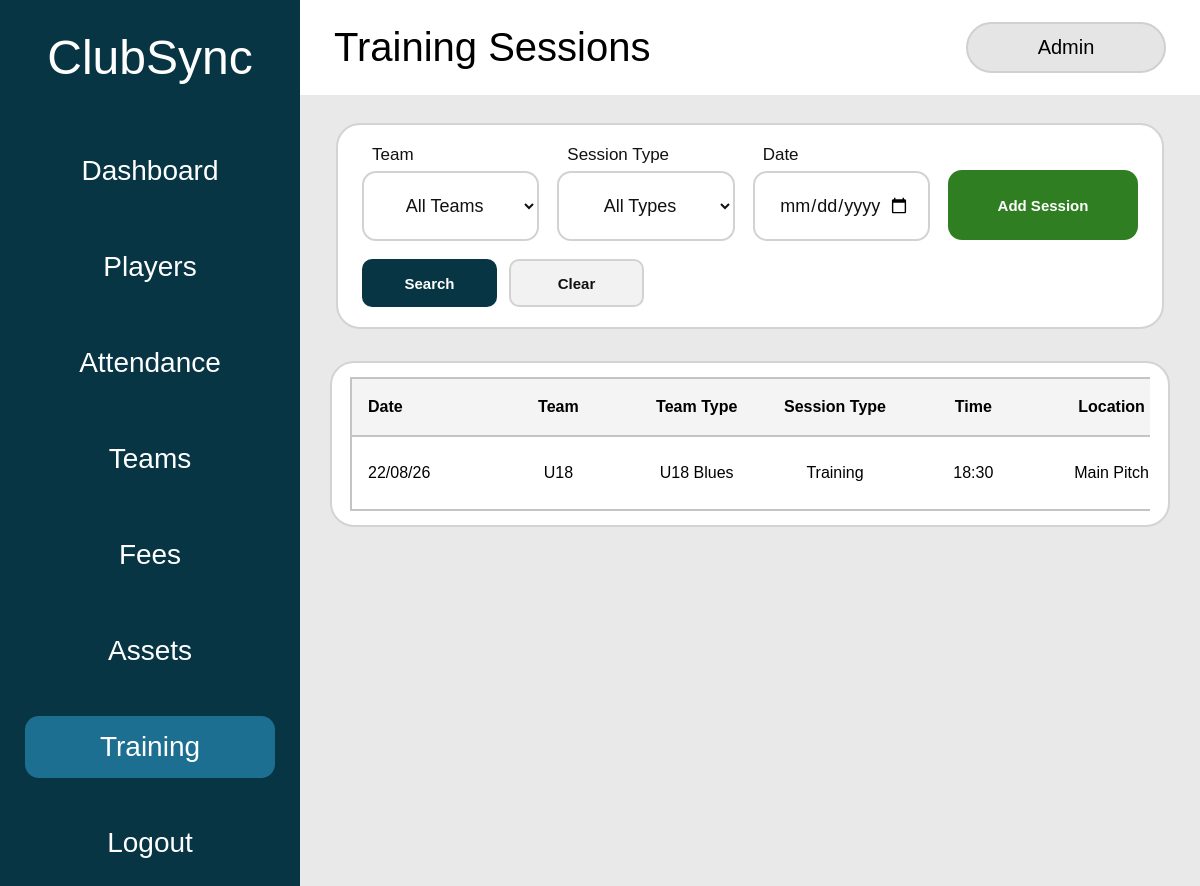
Before: /training (signed in) with the older database file.
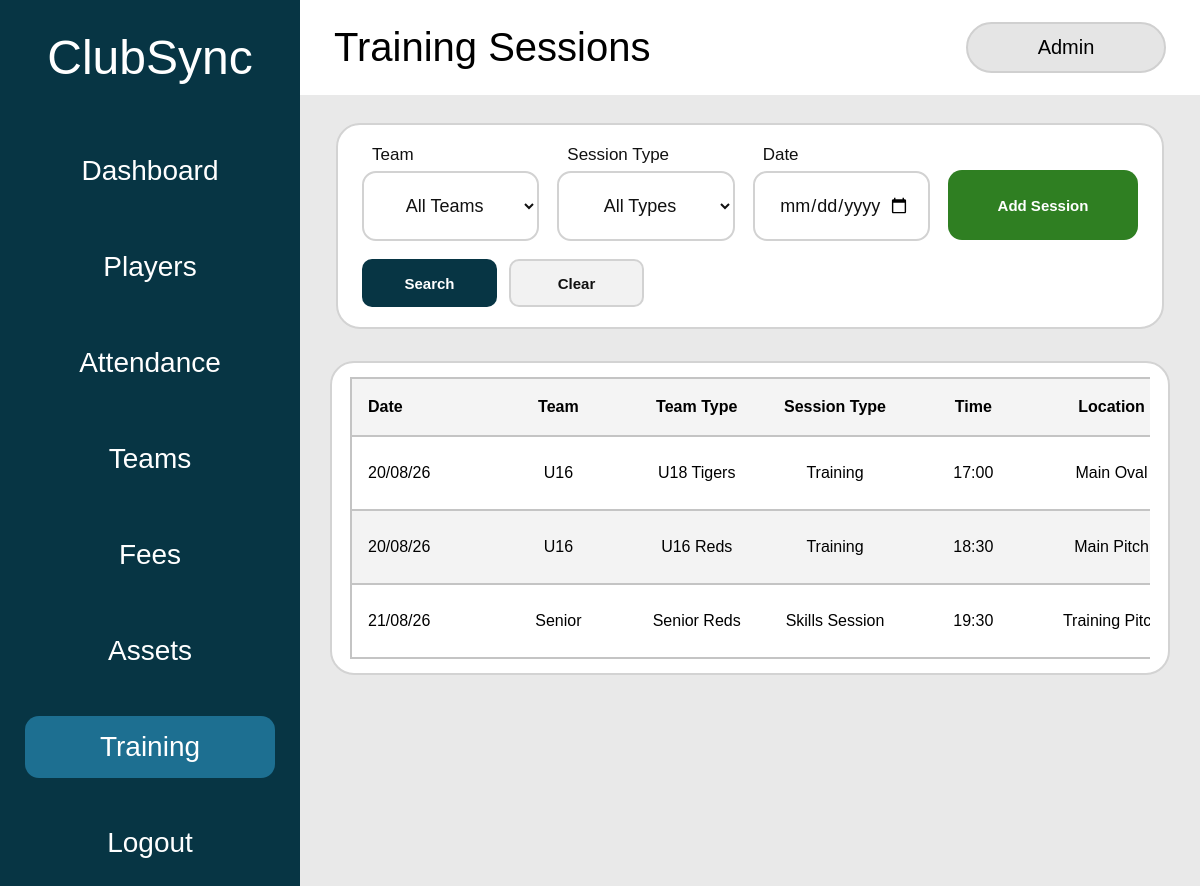
After: the same page with the newer database file.
### tables this page shows
CREATE TABLE training_sessions (
        session_id INTEGER PRIMARY KEY AUTOINCREMENT,

        session_date TEXT NOT NULL,

        team TEXT NOT NULL,

        session_type TEXT NOT NULL
            CHECK (
                session_type IN (
                    'Training',
                    'Skills Session',
                    'Fitness',
                    'Tactical'
                )
            ),

        session_time TEXT NOT NULL,

        location TEXT NOT NULL,

        coach_name TEXT NOT NULL,

        created_by_user_id INTEGER,

        created_at TEXT NOT NULL
            DEFAULT CURRENT_TIMESTAMP,

        updated_at TEXT NOT NULL
            DEFAULT CURRENT_TIMESTAMP, team_type TEXT NOT NULL DEFAULT '',

        FOREIGN KEY (created_by_user_id)
            REFERENCES users(user_id)
            ON DELETE SET NULL
    );

### app.py (the view)
@app.route("/training")
def training():
    if "role" not in session:
        return redirect(url_for("login"))
    if session["role"] == "Viewer":
        return redirect(url_for("viewer"))
    selected_team = request.args.get(
        "team",
        ""
    ).strip()
    allowed_teams = {
        "",
        "U10",
        "U12",
        "U14",
        "U16",
        "U18",
        "Senior"
    }
    if selected_team not in allowed_teams:
        selected_team = ""
    selected_session_type = request.args.get(
        "session_type",
        ""
    ).strip()
    selected_date = request.args.get(
        "training_date",
        ""
    ).strip()
    allowed_session_types = {
        "",
        "Training",
        "Skills Session",
        "Fitness",
        "Tactical"
    }
    if selected_session_type not in allowed_session_types:
        selected_session_type = ""
    if selected_date:
        try:
            date.fromisoformat(selected_date)
        except ValueError:
            selected_date = ""
    connection = get_database_connection()
    ensure_training_table(connection)
    query = """
        SELECT *
        FROM training_sessions
        WHERE 1 = 1
    """
    parameters = []
    if selected_team:
        query += """
            AND team = ?
        """
        parameters.append(selected_team)
    if selected_session_type:
        query += """
            AND session_type = ?
        """
        parameters.append(selected_session_type)
    if selected_date:
        query += """
            AND session_date = ?
        """
        parameters.append(selected_date)
    query += """
        ORDER BY
            session_date ASC,
            session_time ASC,
            team ASC
    """
    training_records = connection.execute(
        query,
        parameters
    ).fetchall()
    team_records = connection.execute("""
        SELECT DISTINCT team
        FROM players
        WHERE team IS NOT NULL
          AND TRIM(team) != ''
          AND registration_status = 'Active'
        ORDER BY team
    """).fetchall()
    connection.close()
    return render_template(
        "training.html",
        training_sessions=training_records,
        teams=team_records,
        selected_team=selected_team,
        selected_session_type=selected_session_type,
        selected_date=selected_date,
        saved=request.args.get("saved") == "1"
    )

### app.py (called while the page is built)
def get_database_connection():
    connection = sqlite3.connect("clubsync.db")
    connection.row_factory = sqlite3.Row
    connection.execute("PRAGMA foreign_keys = ON")
    return connection

### templates/training.html (shortened to what the changed rows need)
<!DOCTYPE html>
<html lang="en">
<head>
    <link
        rel="stylesheet"
        href="{{ url_for('static', filename='css/style.css') }}"
    >
</head>
<body>
<div class="app-layout">
    <aside class="sidebar">
        <h1>ClubSync</h1>
    </aside>
    <main class="main-content training-page">
        <div class="top-bar">
            <div>
                <h2>Training Sessions</h2>
            </div>
        </div>
        <section class="training-table-card">
            <div class="training-table-wrapper">
                <table class="training-table">
                    <thead>
                        <tr>
                            <th>Date</th>
                            <th>Team</th>
                            <th>Team Type</th>
                            <th>Session Type</th>
                            <th>Time</th>
                            <th>Location</th>
                        </tr>
                    </thead>
                    <tbody>
                        {% for training_session in training_sessions %}
                            <tr>
                                <td>
                                    {{ training_session["session_date"][8:10] }}/{{ training_session["session_date"][5:7] }}/{{ training_session["session_date"][2:4] }}
                                </td>
                                <td>
                                    {{ training_session["team"] }}
                                </td>
                                <td>
                                    {{ training_session["team_type"] }}
                                </td>
                                <td>
                                    {{ training_session["session_type"] }}
                                </td>
                                <td>
                                    {{ training_session["session_time"] }}
                                </td>
                                <td>
                                    {{ training_session["location"] }}
                                </td>
                            </tr>
                        {% endfor %}
                    </tbody>
                </table>
            </div>
        </section>
    </main>
</div>
</body>
</html>

Changed rows visible on the page:
removed training_sessions: session_date "22", session_date "08", session_date "26", team "U18", team_type "U18 Blues", session_type "Training", session_time "18:30", location "Main Pitch"
added training_sessions: session_date "20", session_date "08", session_date "26", team "U16", team_type "U18 Tigers", session_type "Training", session_time "17:00", location "Main Oval"
added training_sessions: session_date "20", session_date "08", session_date "26", team "U16", team_type "U16 Reds", session_type "Training", session_time "18:30", location "Main Pitch"
added training_sessions: session_date "21", session_date "08", session_date "26", team "Senior", team_type "Senior Reds", session_type "Skills Session", session_time "19:30", location "Training…"
